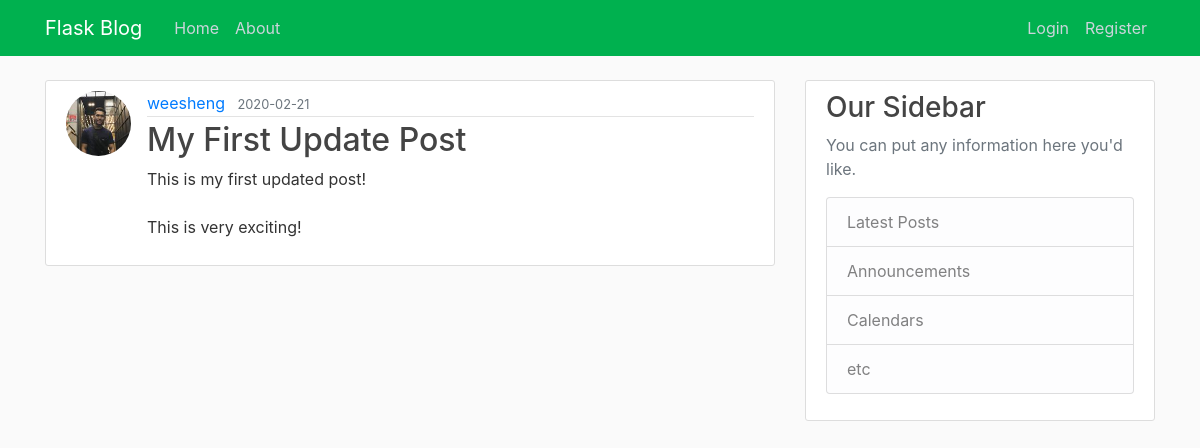
Before: /post/1 with the older database file.
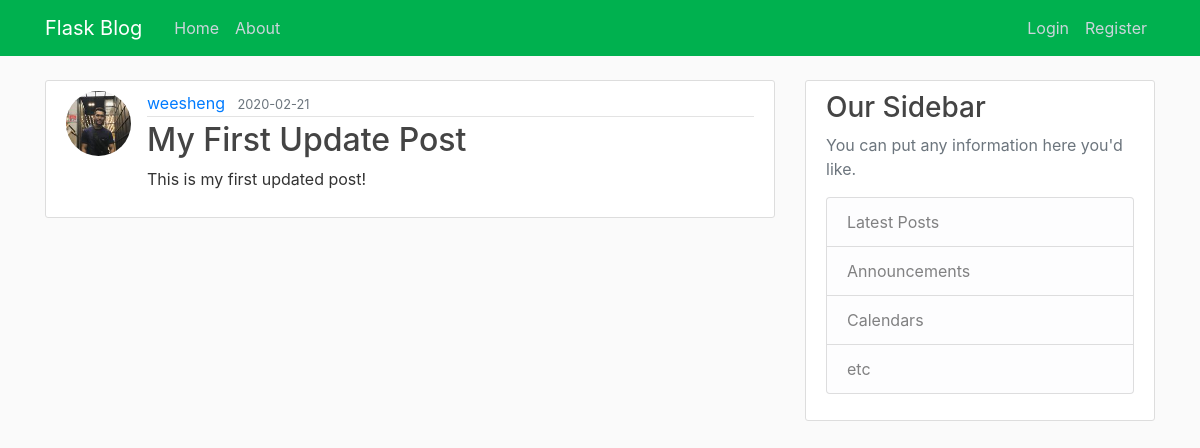
After: the same page with the newer database file.
### flaskblog/models.py (models this page shows, shortened)
class Post(db.Model):
    id = db.Column(db.Integer, primary_key=True)
    title = db.Column(db.String(100), nullable=False)
    date_posted = db.Column(db.DateTime, nullable=False,
                            default=datetime.utcnow)
    content = db.Column(db.Text, nullable=False)
    user_id = db.Column(db.Integer, db.ForeignKey('user.id'), nullable=False)

### flaskblog/posts/routes.py (the view)
@posts.route('/post/<int:post_id>')
def post(post_id):
    post = Post.query.get_or_404(post_id)
    return render_template('post.html', title=post.title, post=post)

### flaskblog/templates/post.html (shortened to what this page needs)
{% extends "layout.html" %} {% block content %}
<article class="media content-section">
  <img class="rounded-circle article-img"
    src="{{ url_for('static', filename='profile_pics/' + post.author.image_file) }}" />
  <div class="media-body">
    <div class="article-metadata">
      <a class="mr-2"
        href="{{ url_for('users.user_posts', username=post.author.username)}}">{{ post.author.username }}</a>
      <small class="text-muted">{{ post.date_posted.strftime('%Y-%m-%d') }}</small>
    </div>
    <h2 class="article-title">{{ post.title }}</h2>
    <p class="article-content">{{ post.content }}</p>
  </div>
</article>
{% endblock content %}

Changed rows visible on the page:
changed Post "My First Update Post": content "This is my first updated post! This is very exciting!" → "This is my first updated post!"
